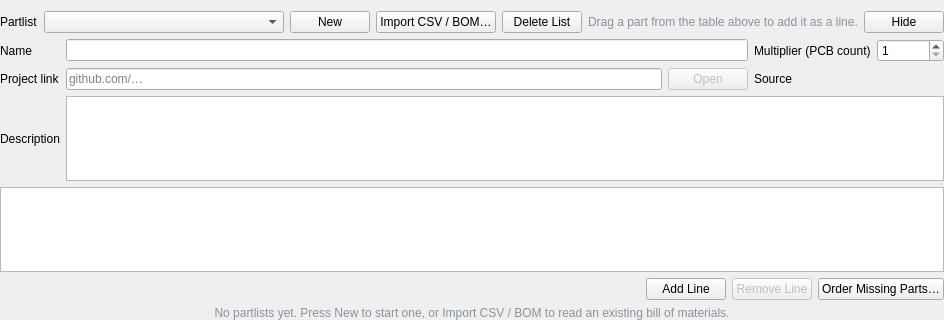
<?xml version="1.0" encoding="UTF-8"?>
<ui version="4.0">
 <class>PartlistPanel</class>
 <widget class="QWidget" name="PartlistPanel">
  <property name="geometry">
   <rect>
    <x>0</x>
    <y>0</y>
    <width>940</width>
    <height>320</height>
   </rect>
  </property>
  <property name="windowTitle">
   <string>Partlists</string>
  </property>
  <layout class="QVBoxLayout" name="mainLayout">
   <property name="leftMargin">
    <number>0</number>
   </property>
   <property name="rightMargin">
    <number>0</number>
   </property>
   <property name="bottomMargin">
    <number>0</number>
   </property>
   <item>
    <layout class="QHBoxLayout" name="selectorLayout">
     <item>
      <widget class="QLabel" name="partlistCaptionLabel">
       <property name="text">
        <string>Partlist</string>
       </property>
      </widget>
     </item>
     <item>
      <widget class="QComboBox" name="partlistCombo">
       <property name="minimumSize">
        <size>
         <width>240</width>
         <height>0</height>
        </size>
       </property>
       <property name="toolTip">
        <string>Every partlist in this database. Switching here replaces what the grid below shows.</string>
       </property>
      </widget>
     </item>
     <item>
      <widget class="QPushButton" name="newListButton">
       <property name="text">
        <string>New</string>
       </property>
       <property name="toolTip">
        <string>Create an empty partlist and open it here.</string>
       </property>
      </widget>
     </item>
     <item>
      <widget class="QPushButton" name="importListButton">
       <property name="text">
        <string>Import CSV / BOM…</string>
       </property>
       <property name="toolTip">
        <string>Read a BOM export, map its columns, and match its rows against the parts in this database.</string>
       </property>
      </widget>
     </item>
     <item>
      <widget class="QPushButton" name="deleteListButton">
       <property name="text">
        <string>Delete List</string>
       </property>
       <property name="toolTip">
        <string>Deletes this partlist and its lines. The parts themselves are untouched.</string>
       </property>
      </widget>
     </item>
     <item>
      <widget class="QLabel" name="dropHintLabel">
       <property name="text">
        <string>Drag a part from the table above to add it as a line.</string>
       </property>
       <property name="styleSheet">
        <string notr="true">color: #8a929c;</string>
       </property>
      </widget>
     </item>
     <item>
      <spacer name="selectorSpacer">
       <property name="orientation">
        <enum>Qt::Horizontal</enum>
       </property>
       <property name="sizeHint" stdset="0">
        <size>
         <width>40</width>
         <height>20</height>
        </size>
       </property>
      </spacer>
     </item>
     <item>
      <widget class="QPushButton" name="hideButton">
       <property name="text">
        <string>Hide</string>
       </property>
       <property name="toolTip">
        <string>Collapses this panel. The Partlists button in the ribbon brings it back.</string>
       </property>
      </widget>
     </item>
    </layout>
   </item>
   <item>
    <widget class="QWidget" name="bodyWidget" native="true">
     <layout class="QVBoxLayout" name="bodyLayout">
      <property name="leftMargin">
       <number>0</number>
      </property>
      <property name="topMargin">
       <number>0</number>
      </property>
      <property name="rightMargin">
       <number>0</number>
      </property>
      <property name="bottomMargin">
       <number>0</number>
      </property>
      <item>
       <widget class="QWidget" name="headerGroup" native="true">
        <layout class="QGridLayout" name="headerLayout">
         <property name="leftMargin">
          <number>0</number>
         </property>
         <property name="topMargin">
          <number>0</number>
         </property>
         <property name="rightMargin">
          <number>0</number>
         </property>
         <property name="bottomMargin">
          <number>0</number>
         </property>
         <item row="0" column="0">
          <widget class="QLabel" name="nameLabel">
           <property name="text">
            <string>Name</string>
           </property>
          </widget>
         </item>
         <item row="0" column="1">
          <widget class="QLineEdit" name="nameEdit"/>
         </item>
         <item row="0" column="2">
          <widget class="QLabel" name="multiplierLabel">
           <property name="text">
            <string>Multiplier (PCB count)</string>
           </property>
           <property name="toolTip">
            <string>How many boards you are building. Every line's needed quantity is its per-board quantity times this.</string>
           </property>
          </widget>
         </item>
         <item row="0" column="3">
          <widget class="QSpinBox" name="multiplierSpin">
           <property name="minimum">
            <number>1</number>
           </property>
           <property name="maximum">
            <number>100000</number>
           </property>
           <property name="value">
            <number>1</number>
           </property>
          </widget>
         </item>
         <item row="1" column="0">
          <widget class="QLabel" name="projectLinkLabel">
           <property name="text">
            <string>Project link</string>
           </property>
          </widget>
         </item>
         <item row="1" column="1">
          <layout class="QHBoxLayout" name="projectLinkRow">
           <item>
            <widget class="QLineEdit" name="projectLinkEdit">
             <property name="placeholderText">
              <string>github.com/…</string>
             </property>
            </widget>
           </item>
           <item>
            <widget class="QPushButton" name="openProjectLinkButton">
             <property name="text">
              <string>Open</string>
             </property>
             <property name="enabled">
              <bool>false</bool>
             </property>
            </widget>
           </item>
          </layout>
         </item>
         <item row="1" column="2">
          <widget class="QLabel" name="sourceCaptionLabel">
           <property name="text">
            <string>Source</string>
           </property>
          </widget>
         </item>
         <item row="1" column="3">
          <widget class="QLabel" name="sourceLabel">
           <property name="text">
            <string notr="true"/>
           </property>
          </widget>
         </item>
         <item row="2" column="0">
          <widget class="QLabel" name="descriptionLabel">
           <property name="text">
            <string>Description</string>
           </property>
          </widget>
         </item>
         <item row="2" column="1" colspan="3">
          <widget class="QPlainTextEdit" name="descriptionEdit">
           <property name="maximumHeight">
            <number>48</number>
           </property>
          </widget>
         </item>
        </layout>
       </widget>
      </item>
      <item>
       <widget class="QTableWidget" name="itemTable">
        <property name="selectionBehavior">
         <enum>QAbstractItemView::SelectRows</enum>
        </property>
        <property name="selectionMode">
         <enum>QAbstractItemView::SingleSelection</enum>
        </property>
        <property name="alternatingRowColors">
         <bool>true</bool>
        </property>
        <attribute name="verticalHeaderVisible">
         <bool>false</bool>
        </attribute>
       </widget>
      </item>
      <item>
       <layout class="QHBoxLayout" name="footerLayout">
        <item>
         <widget class="QLabel" name="statusLabel">
          <property name="text">
           <string notr="true"/>
          </property>
          <property name="wordWrap">
           <bool>true</bool>
          </property>
         </widget>
        </item>
        <item>
         <spacer name="footerSpacer">
          <property name="orientation">
           <enum>Qt::Horizontal</enum>
          </property>
          <property name="sizeHint" stdset="0">
           <size>
            <width>40</width>
            <height>20</height>
           </size>
          </property>
         </spacer>
        </item>
        <item>
         <widget class="QPushButton" name="addLineButton">
          <property name="text">
           <string>Add Line</string>
          </property>
         </widget>
        </item>
        <item>
         <widget class="QPushButton" name="removeLineButton">
          <property name="text">
           <string>Remove Line</string>
          </property>
          <property name="enabled">
           <bool>false</bool>
          </property>
         </widget>
        </item>
        <item>
         <widget class="QPushButton" name="orderShortfallButton">
          <property name="text">
           <string>Order Missing Parts…</string>
          </property>
          <property name="toolTip">
           <string>Compares what this list needs against what is in stock, and raises a draft Mouser order for the difference.</string>
          </property>
         </widget>
        </item>
       </layout>
      </item>
     </layout>
    </widget>
   </item>
   <item>
    <widget class="QLabel" name="emptyLabel">
     <property name="text">
      <string>No partlists yet. Press New to start one, or Import CSV / BOM to read an existing bill of materials.</string>
     </property>
     <property name="alignment">
      <set>Qt::AlignCenter</set>
     </property>
     <property name="wordWrap">
      <bool>true</bool>
     </property>
     <property name="styleSheet">
      <string notr="true">color: #8a929c;</string>
     </property>
    </widget>
   </item>
  </layout>
 </widget>
 <resources/>
 <connections/>
</ui>
